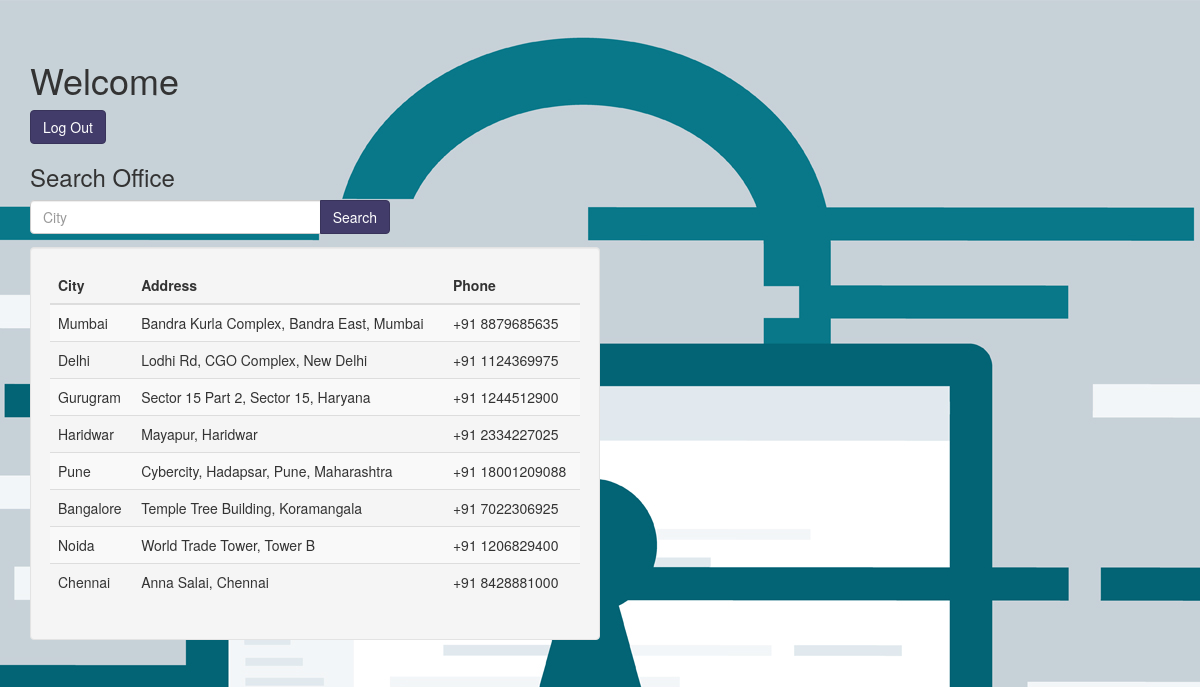
The page /welcome.php (signed in) on the database its author committed.
### tables this page shows
CREATE TABLE IF NOT EXISTS `offices` (
  `id` int(11) NOT NULL AUTO_INCREMENT,
  `city` varchar(255) NOT NULL,
  `address` varchar(255) NOT NULL,
  `phone` varchar(255) NOT NULL,
  PRIMARY KEY (`id`)
);

### welcome.php (the view, shortened to what this page needs)
<?php
	include('session.php');
	if (isset($_POST['search'])) {
		$searchInput = $_POST['search'];
		$query = "SELECT city, address, phone FROM offices WHERE city LIKE '$searchInput'";
	} else {
		$query = "SELECT city, address, phone FROM offices";
	}
	$result = $db->query($query);
?>
<!DOCTYPE html>
<html lang="en">
	<head>
		<link rel="stylesheet" type="text/css" href="css/style.css">
		<link href="css/bootstrap.min.css" rel="stylesheet">
	</head>
	<body>
		<div class="container">
			<h1>Welcome</h1>
			<a href="logout.php"><button type="button" class="btn btn-primary">Log Out</button></a>
			<h3>Search Office</h3>
			<form method="post" action="" class="form-search">
				<div class="row">
					<div class="col-xs-12 col-sm-6 col-md-4">
						<div class="input-group">
							<input type="text" class="form-control" name="search" id="searchInput" placeholder="City" autofocus>
							<span class="input-group-btn">
								<input type="submit" name="submit" value="Search" class="btn btn-primary">
							</span>
						</div>
					</div>
				</div>
			</form>
			<div class="well col-xs-12 col-sm-6">
				<div class="table-responsive">
					<table class="table table-striped">
						<thead>
							<tr>
								<th>City</th>
								<th>Address</th>
								<th>Phone</th>
							</tr>
						</thead>
						<tbody>
						<?php if ($result && $result->num_rows > 0) {
							while($row = $result->fetch_assoc()) {
								echo "<tr><td>".$row["city"]."</td><td>".$row["address"]."</td><td>".$row["phone"]."</td></tr>";
							}
						}
						?>
						</tbody>
					</table>
				</div>
			</div>
		</div>
	</body>
</html>

### css/style.css (style rules this page uses)
body { padding-top: 40px; padding-bottom: 40px; background-image: url(../images/stockholm_netlight.jpg); background-repeat: no-repeat; background-attachment: fixed; background-position: center top; }
.form-search { margin-bottom: 13px; }

### rows shown on the page
offices: city "Mumbai", address "Bandra Kurla Complex, Bandra East, Mumbai", phone "+91 8879685635"
offices: city "Delhi", address "Lodhi Rd, CGO Complex, New Delhi", phone "+91 1124369975"
offices: city "Gurugram", address "Sector 15 Part 2, Sector 15, Haryana", phone "+91 1244512900"
offices: city "Haridwar", address "Mayapur, Haridwar", phone "+91 2334227025"
offices: city "Pune", address "Cybercity, Hadapsar, Pune, Maharashtra", phone "+91 18001209088"
offices: city "Bangalore", address "Temple Tree Building, Koramangala", phone "+91 7022306925"
offices: city "Noida", address "World Trade Tower, Tower B", phone "+91 1206829400"
offices: city "Chennai", address "Anna Salai, Chennai", phone "+91 8428881000"
